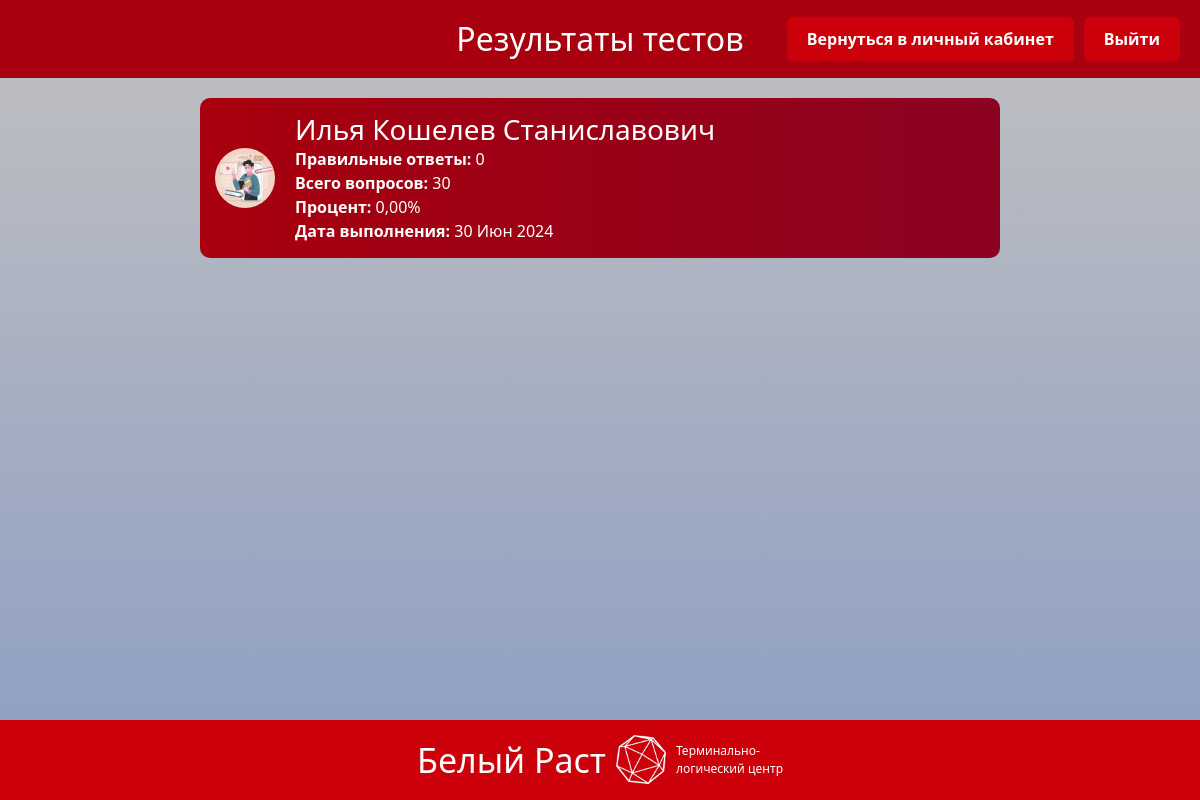
Screenshot of /account/home/account/results/ (signed in) with the database file from the repository.
### backend/home/models.py (models this page shows, shortened)
class BaseModel(models.Model):
    uid = models.UUIDField(primary_key=True, default=uuid.uuid4, editable=True, verbose_name="UUID")
    created_at = models.DateField(auto_now_add=True, verbose_name="Дата создания")
    updated_at = models.DateField(auto_now=True, verbose_name="Дата обновления")
    class Meta:
        abstract = True

class TestResult(BaseModel):
    user = models.ForeignKey(User, on_delete=models.CASCADE, verbose_name="Пользователь")
    correct_answers = models.IntegerField(verbose_name="Правильные ответы")
    total_questions = models.IntegerField(verbose_name="Всего вопросов")
    test_duration = models.DurationField(verbose_name="Длительность теста")
    @property
    def percentage(self):
        if self.total_questions > 0:
            return (self.correct_answers / self.total_questions) * 100
        return 0
    class Meta:
        verbose_name = "Результат теста"
        verbose_name_plural = "Результаты тестов"

### backend/main/models.py (models this page shows, shortened)
class Profile(models.Model):
    user = models.OneToOneField(User, on_delete=models.CASCADE, verbose_name=_('пользователь'))
    phone_number = models.CharField(max_length=15, blank=True, null=True, verbose_name=_('номер телефона'))
    position = models.CharField(max_length=100, blank=True, null=True, verbose_name=_('должность'))
    patronymic = models.CharField(max_length=100, blank=True, null=True, verbose_name=_('отчество'))
    is_manager = models.BooleanField(default=False, verbose_name=_('руководитель'))
    hire_date = models.DateField(blank=True, null=True, verbose_name=_('дата принятия на работу'))
    last_test_date = models.DateField(blank=True, null=True, verbose_name=_('последняя дата прохождения теста'))
    class Meta:
        verbose_name = _('профиль')
        verbose_name_plural = _('профили')

### backend/home/views.py (the view)
# urls.py: path('account/results/', views.results_list, name='results_list'),  # URL для страницы результатов
def results_list(request):
    results = TestResult.objects.filter(user=request.user).order_by('-created_at')
    return render(request, 'test/result_list.html', {'results': results})

### frontend/templates/test/result_list.html (shortened to what this page needs)
{% load static %}
<!DOCTYPE html>
<html>
<head>
    <link rel="stylesheet" href="{% static 'main/css/result_list.css' %}">
    <link rel="stylesheet" href="https://cdn.jsdelivr.net/npm/bootstrap@5.3.2/dist/css/bootstrap.min.css">
    <link rel="stylesheet" href="https://use.fontawesome.com/releases/v5.8.2/css/all.css">
</head>
<body>
    <div class="header">
        <h1>Результаты тестов</h1>
        <div class="btn-container">
            <a href="http://127.0.0.1:8000/account/" class="btn-custom">Вернуться в личный кабинет</a>
            <a href="http://127.0.0.1:8000/" class="btn-custom">Выйти</a>
        </div>
    </div>
    {% for result in results %}
    <div class="result-item">
        <div class="avatar" style="background-image: url('{% static 'main/images/avatarka2.jpg' %}');"></div>
        <div class="result-details">
            <h3>{{ result.user.first_name }} {{ result.user.last_name }} {% if result.user.profile.patronymic %} {{ result.user.profile.patronymic }} {% endif %}</h3>
            <p><strong>Правильные ответы:</strong> {{ result.correct_answers }}</p>
            <p><strong>Всего вопросов:</strong> {{ result.total_questions }}</p>
            <p><strong>Процент:</strong> {{ result.percentage|floatformat:2 }}%</p>
            <p><strong>Дата выполнения:</strong> {{ result.created_at|date:"d M Y" }}</p>
        </div>
    </div>
    {% endfor %}
    <div class="footer">
        <div class="footer-text footer-text-1">Белый Раст</div>
        <div class="logo-container"></div>
        <div class="footer-text footer-text-2">Терминально-<br>логический центр</div>
    </div>
</body>
</html>

### frontend/static/main/css/result_list.css (style rules this page uses)
body { display: flex; flex-direction: column; min-height: 100vh; margin: 0; background: linear-gradient(to bottom, #c0c0c0, #8b9dc3); color: #343a40; }
.header { background-color: #a8000e; padding: 20px; color: white; margin-bottom: 20px; display: flex; justify-content: center; align-items: center; position: relative; }
.header h1 { margin: 0; font-size: 2em; text-align: center; }
.header .btn-container { position: absolute; right: 20px; display: flex; align-items: center; gap: 10px; }
.header .btn-custom { background-color: #cc000a; color: #fff; text-decoration: none; border: none; border-radius: 5px; padding: 10px 20px; margin: 0; transition: background-color 0.3s ease, transform 0.2s ease, box-shadow 0.2s ease; display: inline-block; font-size: 16px; font-weight: bold; }
.result-item { background: linear-gradient(90deg, #a8000e 0%, #8c0221 100%); margin-bottom: 20px; padding: 15px; border-radius: 10px; color: white; display: flex; align-items: center; width: 90%; max-width: 800px; margin-left: auto; margin-right: auto; }
.avatar { border-radius: 50%; margin-right: 20px; width: 60px; height: 60px; background-size: cover; background-position: center; }
.result-item h3, .result-item p { margin: 0; }
.result-item p { color: white; }
.result-details { display: flex; flex-direction: column; }
.footer { background-color: #cc000a; color: white; width: 100%; height: 80px; display: flex; align-items: center; justify-content: center; position: static; margin-top: auto; }
.footer .footer-text { font-size: 16px; margin: 0 10px; }
.footer .footer-text-1 { font-size: 34px; }
.footer .footer-text-2 { font-size: 12px; text-align: left; }
.footer .logo-container { width: 50px; height: 50px; background-size: contain; background-repeat: no-repeat; background-image: url('../images/Logo.png'); }

### rows the page displays
TestResult: user.first_name "Илья", user.last_name "Кошелев", user.profile.patronymic "Станиславович", correct_answers "0", total_questions "30", percentage "0,00", created_at "30 Июн 2024"
